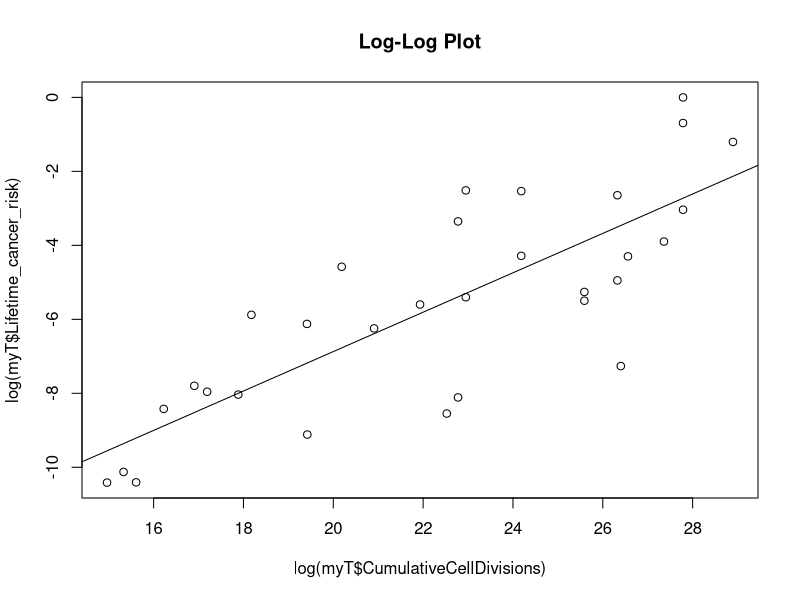
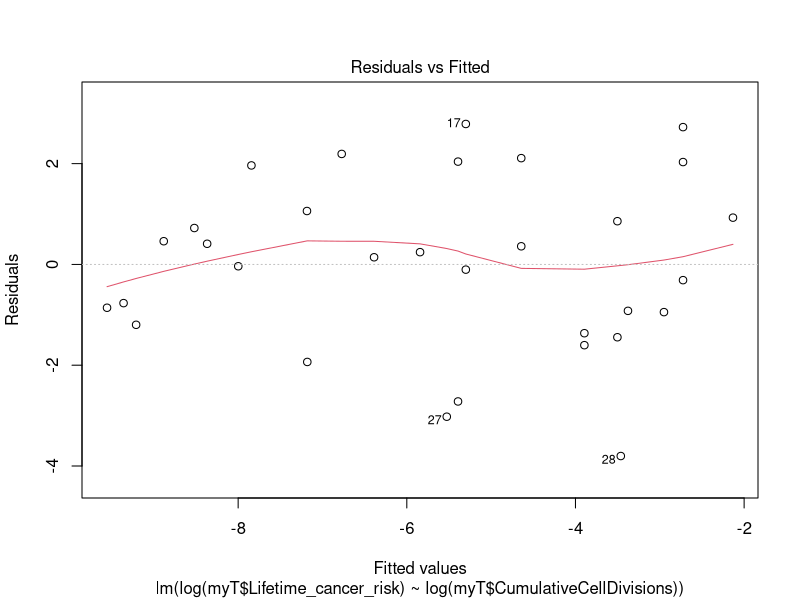
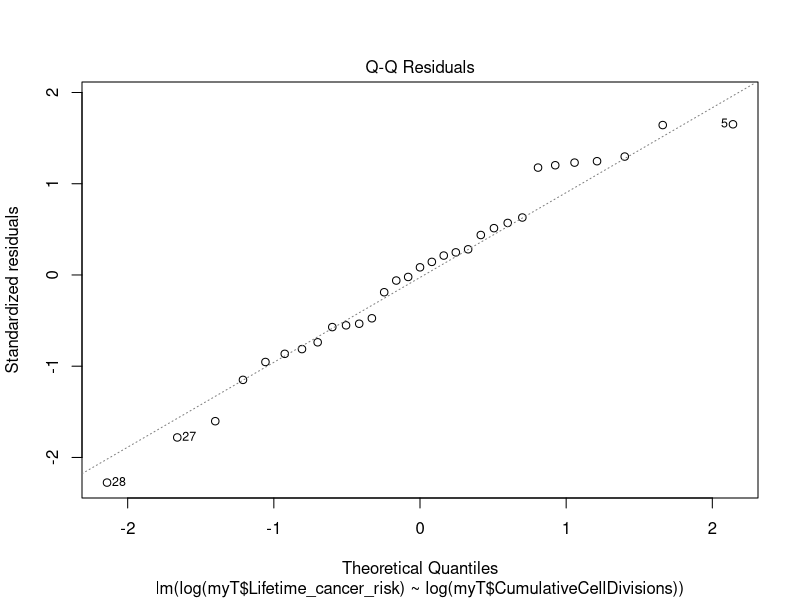
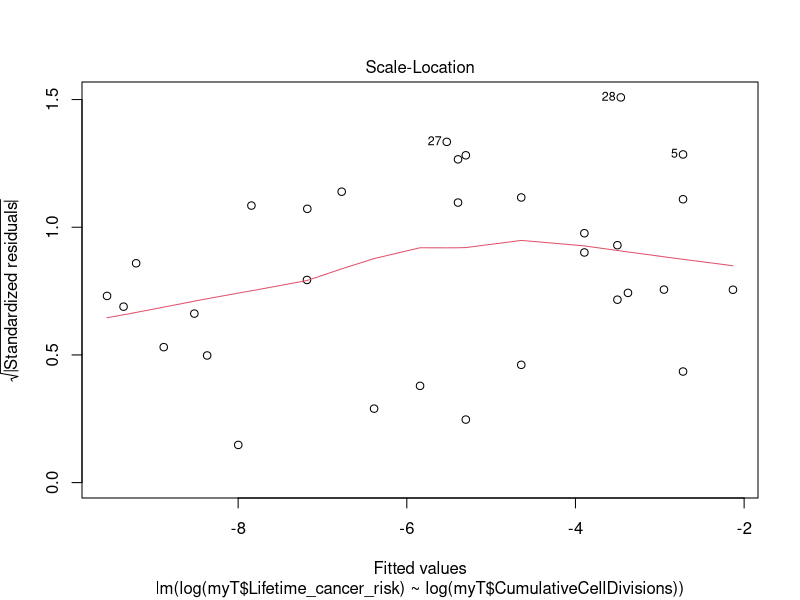
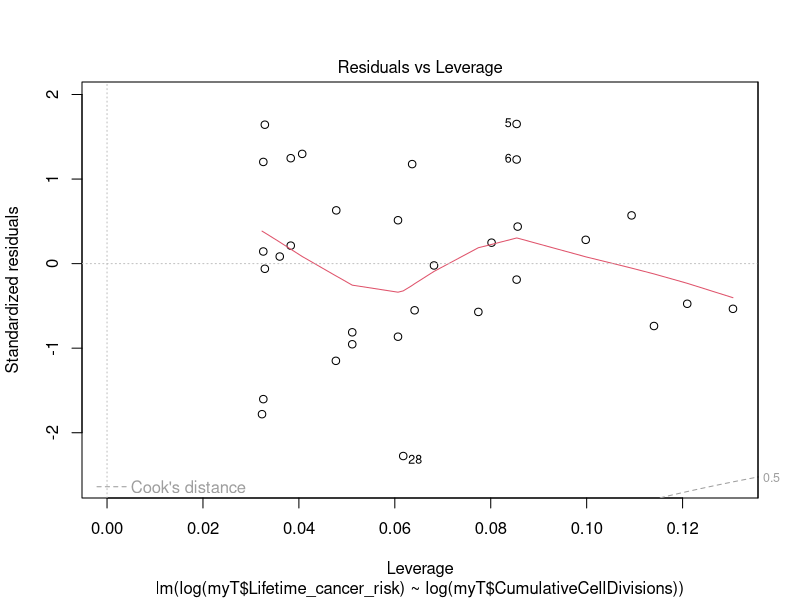
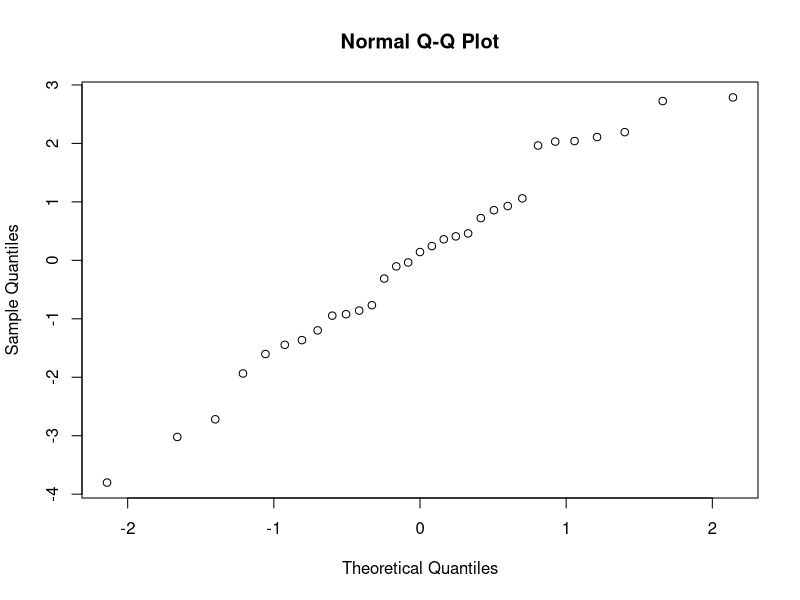
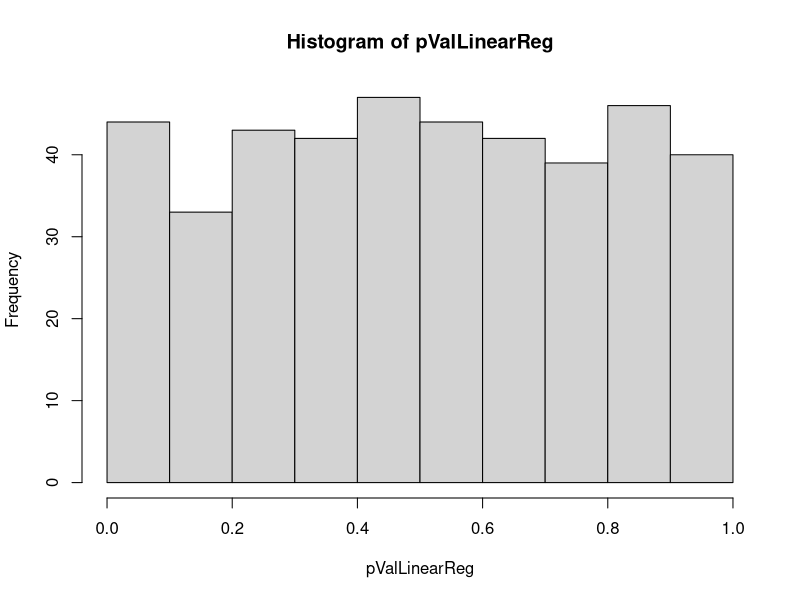
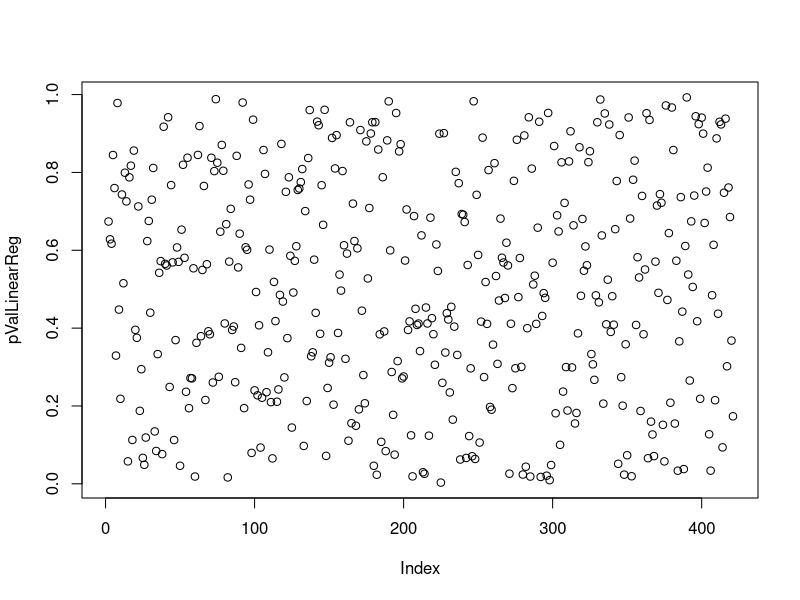

These figures' R source, in order:

# Question 1A

setwd("C:\\Users\\hmaan\\Desktop\\Advanced statistics\\Lab5")
myT <- read.table("Lab5_data.txt",header=TRUE,row.names=1)

plot(log(myT$CumulativeCellDivisions), log(myT$Lifetime_cancer_risk), main = 'Log-Log Plot')

# Question 1B

linearModel = lm(log(myT$Lifetime_cancer_risk)~log(myT$CumulativeCellDivisions))
abline(linearModel)

#Question 1C

summary(linearModel)

  ## The p-value for the null hypothesis that the slope of the regression between
  ## these two variables is zero is 5.12e-8

  ## The R-squared value is 0.6463

# Question 1D
  
plot(linearModel)
  ## based on the plot of fitted values vs residuals, it appears that the
  ## variance is somewhat equal throughout (visually). We can also see visually
  ## from the previous plot in 1B

qqnorm(residuals(linearModel))
  ## Based on the qqnorm plot, the data overlaps the expected fit meaning
  ## that the data does follow a normal distribution

caseControlData <- read.table("caseControlData.txt",header=TRUE,sep = "\t")
bmiData <- read.table("bmiData.txt",header=TRUE,sep = "\t")

colnames(caseControlData)
# Adding in BMI to each row 
caseControlData$bmi <- rep(NA,nrow(caseControlData))
for(row in 1:nrow(caseControlData)){
  key <- sub("case", "", caseControlData$sample[row])
  key <- sub("control", "", key)
  key <- strsplit( key, "_")[[1]][1]
  caseControlData$bmi[row] = bmiData$bmi[match(key,bmiData$studyid)]
}

# Determining the p-value for each column
pValLinearReg <- vector()
caseControlDataValidBMI <- subset(caseControlData,bmi!="NA")
for(col in 3:ncol(caseControlDataValidBMI)-1){
  tempLinearModel <- lm(unlist(caseControlDataValidBMI[,col])~caseControlDataValidBMI$bmi)
  pValLinearReg[col] <- anova(tempLinearModel)$"Pr(>F)"[1]
}

hist(pValLinearReg)
plot(pValLinearReg)
  ## Looking at the histogram, they appear to be uniformly distributed
  ## Since the p-values are normally distributed, we can say that the null hypothesis
  ## that they are not related is true

# Adjusting the p-values with a 10% false discovery rate
pValLinearRegAdjusted <- p.adjust(pValLinearReg, method = "BH")

hist(pValLinearRegAdjusted, xlim = c(0,1))
plot(pValLinearRegAdjusted, xlim = c(0,1))
  
  ## Looking at the histogram of the adjusted p-values, it is clear that none
  ## of the associations are significant with a 10% false discovery rate

